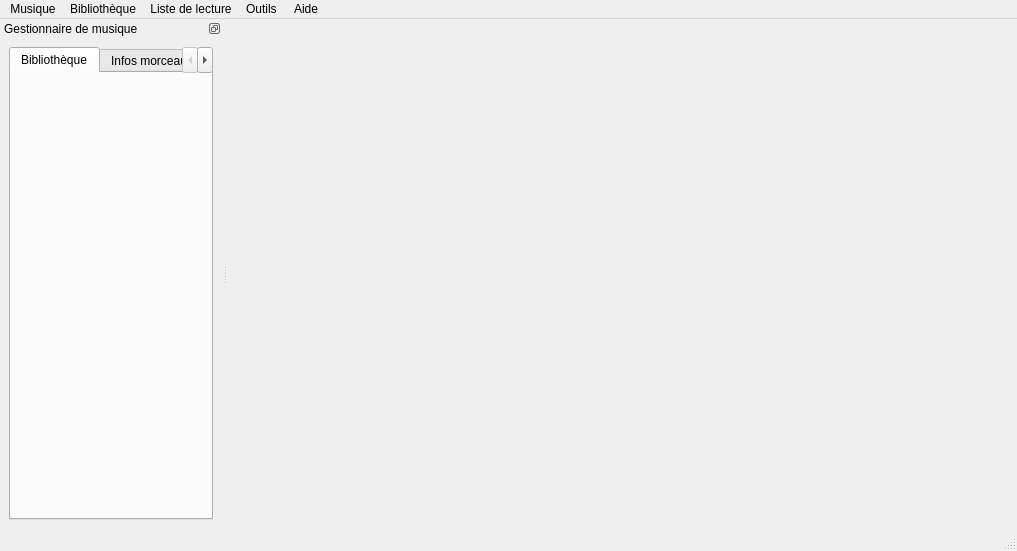
<?xml version="1.0" encoding="UTF-8"?>
<ui version="4.0">
 <class>MainWindow</class>
 <widget class="QMainWindow" name="MainWindow">
  <property name="geometry">
   <rect>
    <x>0</x>
    <y>0</y>
    <width>1017</width>
    <height>551</height>
   </rect>
  </property>
  <property name="windowTitle">
   <string>Mandarine </string>
  </property>
  <property name="windowIcon">
   <iconset resource="icons/icons.qrc">
    <normaloff>:/icons/orange.png</normaloff>:/icons/orange.png</iconset>
  </property>
  <widget class="QWidget" name="main_layout">
   <layout class="QHBoxLayout" name="horizontalLayout_2">
    <item>
     <layout class="QVBoxLayout" name="main_ui_layout">
      <item>
       <widget class="PlaylistControls" name="playlist_controls" native="true"/>
      </item>
      <item>
       <layout class="QVBoxLayout" name="controls_ui_layout">
        <item>
         <widget class="PlayerControls" name="player_controls" native="true">
          <property name="sizePolicy">
           <sizepolicy hsizetype="Preferred" vsizetype="Fixed">
            <horstretch>0</horstretch>
            <verstretch>0</verstretch>
           </sizepolicy>
          </property>
          <property name="minimumSize">
           <size>
            <width>0</width>
            <height>40</height>
           </size>
          </property>
          <property name="maximumSize">
           <size>
            <width>16777215</width>
            <height>40</height>
           </size>
          </property>
         </widget>
        </item>
        <item>
         <widget class="PlayerSliders" name="player_slides" native="true">
          <property name="sizePolicy">
           <sizepolicy hsizetype="Preferred" vsizetype="Fixed">
            <horstretch>0</horstretch>
            <verstretch>0</verstretch>
           </sizepolicy>
          </property>
          <property name="minimumSize">
           <size>
            <width>0</width>
            <height>40</height>
           </size>
          </property>
          <property name="maximumSize">
           <size>
            <width>16777215</width>
            <height>40</height>
           </size>
          </property>
         </widget>
        </item>
       </layout>
      </item>
     </layout>
    </item>
   </layout>
  </widget>
  <widget class="QMenuBar" name="main_menu">
   <property name="geometry">
    <rect>
     <x>0</x>
     <y>0</y>
     <width>1017</width>
     <height>26</height>
    </rect>
   </property>
   <widget class="QMenu" name="music_menu">
    <property name="title">
     <string>Musique</string>
    </property>
    <addaction name="action_play"/>
    <addaction name="action_stop"/>
    <addaction name="action_next_music"/>
    <addaction name="action_previous_music"/>
    <addaction name="separator"/>
    <addaction name="action_mute"/>
    <addaction name="separator"/>
    <addaction name="action_exit"/>
   </widget>
   <widget class="QMenu" name="playlist_menu">
    <property name="title">
     <string>Liste de lecture</string>
    </property>
    <widget class="QMenu" name="action_playmode">
     <property name="contextMenuPolicy">
      <enum>Qt::CustomContextMenu</enum>
     </property>
     <property name="title">
      <string>Mode de lecture</string>
     </property>
     <property name="icon">
      <iconset resource="icons/icons.qrc">
       <normaloff>:/controls/mode.png</normaloff>:/controls/mode.png</iconset>
     </property>
     <addaction name="action_playmode_sequencial"/>
     <addaction name="action_playmode_loopitem"/>
     <addaction name="action_playmode_loopplaylist"/>
     <addaction name="action_playmode_random"/>
    </widget>
    <addaction name="action_new_playlist"/>
    <addaction name="action_open_playlist"/>
    <addaction name="action_save_playlist"/>
    <addaction name="separator"/>
    <addaction name="action_playmode"/>
    <addaction name="separator"/>
    <addaction name="action_go_to_playing"/>
    <addaction name="action_mix_playlist"/>
   </widget>
   <widget class="QMenu" name="tools_menu">
    <property name="title">
     <string>Outils </string>
    </property>
    <addaction name="action_refresh_database"/>
    <addaction name="action_cleanup_database"/>
    <addaction name="separator"/>
    <addaction name="action_show_setup"/>
   </widget>
   <widget class="QMenu" name="help_menu">
    <property name="title">
     <string>Aide</string>
    </property>
    <addaction name="action_show_help"/>
    <addaction name="separator"/>
    <addaction name="action_show_about"/>
    <addaction name="action_show_aboutqt"/>
   </widget>
   <widget class="QMenu" name="library_menu">
    <property name="title">
     <string>Bibliothèque</string>
    </property>
    <addaction name="action_add_file"/>
    <addaction name="action_add_directory"/>
   </widget>
   <addaction name="music_menu"/>
   <addaction name="library_menu"/>
   <addaction name="playlist_menu"/>
   <addaction name="tools_menu"/>
   <addaction name="help_menu"/>
  </widget>
  <widget class="QStatusBar" name="main_status"/>
  <widget class="QDockWidget" name="main_dock">
   <property name="floating">
    <bool>false</bool>
   </property>
   <property name="features">
    <set>QDockWidget::DockWidgetFloatable|QDockWidget::DockWidgetMovable</set>
   </property>
   <property name="allowedAreas">
    <set>Qt::LeftDockWidgetArea|Qt::RightDockWidgetArea</set>
   </property>
   <property name="windowTitle">
    <string>Gestionnaire de musique</string>
   </property>
   <attribute name="dockWidgetArea">
    <number>1</number>
   </attribute>
   <widget class="QWidget" name="dock_layout">
    <layout class="QHBoxLayout" name="horizontalLayout">
     <item>
      <widget class="QTabWidget" name="dock_tab">
       <property name="currentIndex">
        <number>0</number>
       </property>
       <widget class="QWidget" name="tab_library_explorer">
        <attribute name="title">
         <string>Bibliothèque</string>
        </attribute>
        <layout class="QHBoxLayout" name="horizontalLayout_7">
         <item>
          <widget class="LibraryExplorer" name="library_explorer" native="true"/>
         </item>
        </layout>
       </widget>
       <widget class="QWidget" name="tab_music_info">
        <attribute name="title">
         <string>Infos morceau</string>
        </attribute>
        <layout class="QHBoxLayout" name="horizontalLayout_17">
         <item>
          <widget class="MetaExplorer" name="music_info" native="true"/>
         </item>
        </layout>
       </widget>
       <widget class="QWidget" name="tab_author_info">
        <attribute name="title">
         <string>Infos artiste</string>
        </attribute>
        <layout class="QHBoxLayout" name="horizontalLayout_6">
         <item>
          <widget class="InfoExplorer" name="author_info" native="true"/>
         </item>
        </layout>
       </widget>
      </widget>
     </item>
    </layout>
   </widget>
  </widget>
  <action name="action_show_about">
   <property name="icon">
    <iconset resource="icons/icons.qrc">
     <normaloff>:/utility/aboutme.png</normaloff>:/utility/aboutme.png</iconset>
   </property>
   <property name="text">
    <string>À propos de Mandarine…</string>
   </property>
  </action>
  <action name="action_show_aboutqt">
   <property name="icon">
    <iconset resource="icons/icons.qrc">
     <normaloff>:/utility/aboutme.png</normaloff>:/utility/aboutme.png</iconset>
   </property>
   <property name="text">
    <string>À propos de Qt…</string>
   </property>
  </action>
  <action name="action_play">
   <property name="icon">
    <iconset resource="icons/icons.qrc">
     <normaloff>:/controls/play.png</normaloff>:/controls/play.png</iconset>
   </property>
   <property name="text">
    <string>Lecture / Pause</string>
   </property>
  </action>
  <action name="action_stop">
   <property name="icon">
    <iconset resource="icons/icons.qrc">
     <normaloff>:/controls/stop.png</normaloff>:/controls/stop.png</iconset>
   </property>
   <property name="text">
    <string>Stop</string>
   </property>
  </action>
  <action name="action_next_music">
   <property name="icon">
    <iconset resource="icons/icons.qrc">
     <normaloff>:/controls/next.png</normaloff>:/controls/next.png</iconset>
   </property>
   <property name="text">
    <string>Morceau suivant</string>
   </property>
  </action>
  <action name="action_previous_music">
   <property name="icon">
    <iconset resource="icons/icons.qrc">
     <normaloff>:/controls/previous.png</normaloff>:/controls/previous.png</iconset>
   </property>
   <property name="text">
    <string>Morceau précédent</string>
   </property>
  </action>
  <action name="action_mute">
   <property name="icon">
    <iconset resource="icons/icons.qrc">
     <normaloff>:/sound/mute.png</normaloff>:/sound/mute.png</iconset>
   </property>
   <property name="text">
    <string>Sourdine</string>
   </property>
  </action>
  <action name="action_exit">
   <property name="icon">
    <iconset resource="icons/icons.qrc">
     <normaloff>:/utility/exit.png</normaloff>:/utility/exit.png</iconset>
   </property>
   <property name="text">
    <string>Quitter</string>
   </property>
  </action>
  <action name="action_add_file">
   <property name="icon">
    <iconset resource="icons/icons.qrc">
     <normaloff>:/playlist/add_file.png</normaloff>:/playlist/add_file.png</iconset>
   </property>
   <property name="text">
    <string>Ajouter un fichier…</string>
   </property>
  </action>
  <action name="action_add_directory">
   <property name="icon">
    <iconset resource="icons/icons.qrc">
     <normaloff>:/playlist/add_directory.png</normaloff>:/playlist/add_directory.png</iconset>
   </property>
   <property name="text">
    <string>Ajouter un dossier…</string>
   </property>
  </action>
  <action name="action_new_playlist">
   <property name="icon">
    <iconset resource="icons/icons.qrc">
     <normaloff>:/playlist/new.png</normaloff>:/playlist/new.png</iconset>
   </property>
   <property name="text">
    <string>Nouvelle playlist</string>
   </property>
  </action>
  <action name="action_open_playlist">
   <property name="icon">
    <iconset resource="icons/icons.qrc">
     <normaloff>:/playlist/open.png</normaloff>:/playlist/open.png</iconset>
   </property>
   <property name="text">
    <string>Ouvrir une playlist…</string>
   </property>
  </action>
  <action name="action_save_playlist">
   <property name="icon">
    <iconset resource="icons/icons.qrc">
     <normaloff>:/playlist/save.png</normaloff>:/playlist/save.png</iconset>
   </property>
   <property name="text">
    <string>Enregistrer la playlist…</string>
   </property>
  </action>
  <action name="action_go_to_playing">
   <property name="icon">
    <iconset resource="icons/icons.qrc">
     <normaloff>:/playlist/goto.png</normaloff>:/playlist/goto.png</iconset>
   </property>
   <property name="text">
    <string>Aller au morceau en cours</string>
   </property>
  </action>
  <action name="action_mix_playlist">
   <property name="icon">
    <iconset resource="icons/icons.qrc">
     <normaloff>:/playlist/mix.png</normaloff>:/playlist/mix.png</iconset>
   </property>
   <property name="text">
    <string>Mélanger la playlist</string>
   </property>
  </action>
  <action name="action_refresh_database">
   <property name="icon">
    <iconset resource="icons/icons.qrc">
     <normaloff>:/utility/update.png</normaloff>:/utility/update.png</iconset>
   </property>
   <property name="text">
    <string>Mettre à jour la base de données…</string>
   </property>
  </action>
  <action name="action_cleanup_database">
   <property name="icon">
    <iconset resource="icons/icons.qrc">
     <normaloff>:/utility/system.png</normaloff>:/utility/system.png</iconset>
   </property>
   <property name="text">
    <string>Maintenance de la base de données…</string>
   </property>
  </action>
  <action name="action_show_setup">
   <property name="icon">
    <iconset resource="icons/icons.qrc">
     <normaloff>:/utility/setup.png</normaloff>:/utility/setup.png</iconset>
   </property>
   <property name="text">
    <string>Préférences…</string>
   </property>
  </action>
  <action name="action_show_help">
   <property name="icon">
    <iconset resource="icons/icons.qrc">
     <normaloff>:/utility/help.png</normaloff>:/utility/help.png</iconset>
   </property>
   <property name="text">
    <string>Aide…</string>
   </property>
  </action>
  <action name="action_playmode_sequencial">
   <property name="text">
    <string>Lecture normal</string>
   </property>
  </action>
  <action name="action_playmode_loopitem">
   <property name="text">
    <string>Lecture en boucle du morceau</string>
   </property>
  </action>
  <action name="action_playmode_loopplaylist">
   <property name="text">
    <string>Lecture en boucle de la playlist</string>
   </property>
  </action>
  <action name="action_playmode_random">
   <property name="text">
    <string>Lecture aléatoire</string>
   </property>
  </action>
 </widget>
 <customwidgets>
  <customwidget>
   <class>LibraryExplorer</class>
   <extends>QWidget</extends>
   <header>libraryexplorer.h</header>
   <container>1</container>
  </customwidget>
  <customwidget>
   <class>MetaExplorer</class>
   <extends>QWidget</extends>
   <header>metaexplorer.h</header>
   <container>1</container>
  </customwidget>
  <customwidget>
   <class>InfoExplorer</class>
   <extends>QWidget</extends>
   <header>infoexplorer.h</header>
   <container>1</container>
  </customwidget>
  <customwidget>
   <class>PlayerControls</class>
   <extends>QWidget</extends>
   <header>playercontrols.h</header>
   <container>1</container>
  </customwidget>
  <customwidget>
   <class>PlaylistControls</class>
   <extends>QWidget</extends>
   <header>playlistcontrols.h</header>
   <container>1</container>
  </customwidget>
  <customwidget>
   <class>PlayerSliders</class>
   <extends>QWidget</extends>
   <header>playersliders.h</header>
   <container>1</container>
  </customwidget>
 </customwidgets>
 <resources>
  <include location="icons/icons.qrc"/>
 </resources>
 <connections>
  <connection>
   <sender>action_exit</sender>
   <signal>triggered()</signal>
   <receiver>MainWindow</receiver>
   <slot>close()</slot>
   <hints>
    <hint type="sourcelabel">
     <x>-1</x>
     <y>-1</y>
    </hint>
    <hint type="destinationlabel">
     <x>627</x>
     <y>429</y>
    </hint>
   </hints>
  </connection>
 </connections>
</ui>
